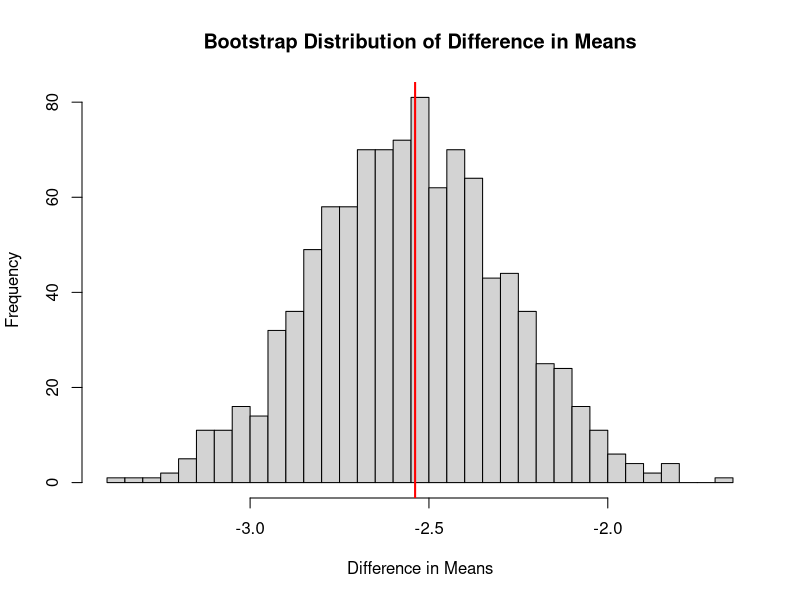

Write R code to recreate this figure.
##SIMULATION

set.seed(123) # Ensure reproducibility

# Number of days in a year
days <- 1:365

# Simulate daily snowfall data for three cities
city1 <- runif(365, min = 0, max = 10) # City 1
city2 <- runif(365, min = 0, max = 15) # City 2
city3 <- runif(365, min = 0, max = 8)  # City 3

# Combine into a data frame
snow_data <- data.frame(day = days, city1 = city1, city2 = city2, city3 = city3)


##TESTS

#Basic Descriptive Stats
# Calculate mean, median, and standard deviation for each city
stats_city1 <- with(snow_data, c(mean = mean(city1), median = median(city1), sd = sd(city1)))
stats_city2 <- with(snow_data, c(mean = mean(city2), median = median(city2), sd = sd(city2)))
stats_city3 <- with(snow_data, c(mean = mean(city3), median = median(city3), sd = sd(city3)))

# Print results
print(stats_city1)
print(stats_city2)
print(stats_city3)


#Boostrap Sampling Test

set.seed(123) # Ensure reproducibility

# Function for bootstrap sampling test
bootstrap_test <- function(data1, data2, n_bootstrap = 1000) {
  diff_means <- numeric(n_bootstrap)
  for (i in 1:n_bootstrap) {
    sample1 <- sample(data1, replace = TRUE)
    sample2 <- sample(data2, replace = TRUE)
    diff_means[i] <- mean(sample1) - mean(sample2)
  }
  
  # Calculate observed difference
  observed_diff <- mean(data1) - mean(data2)
  
  # Plot distribution of bootstrapped differences
  hist(diff_means, breaks = 30, main = "Bootstrap Distribution of Difference in Means", xlab = "Difference in Means")
  abline(v = observed_diff, col = "red", lwd = 2)
  
  # P-value calculation
  p_value <- mean(abs(diff_means) >= abs(observed_diff))
  
  return(list(p_value = p_value, diff_means = diff_means))
}

# Apply bootstrap test between City 1 and City 2
result <- bootstrap_test(snow_data$city1, snow_data$city2)

# Print p-value
print(result$p_value)

